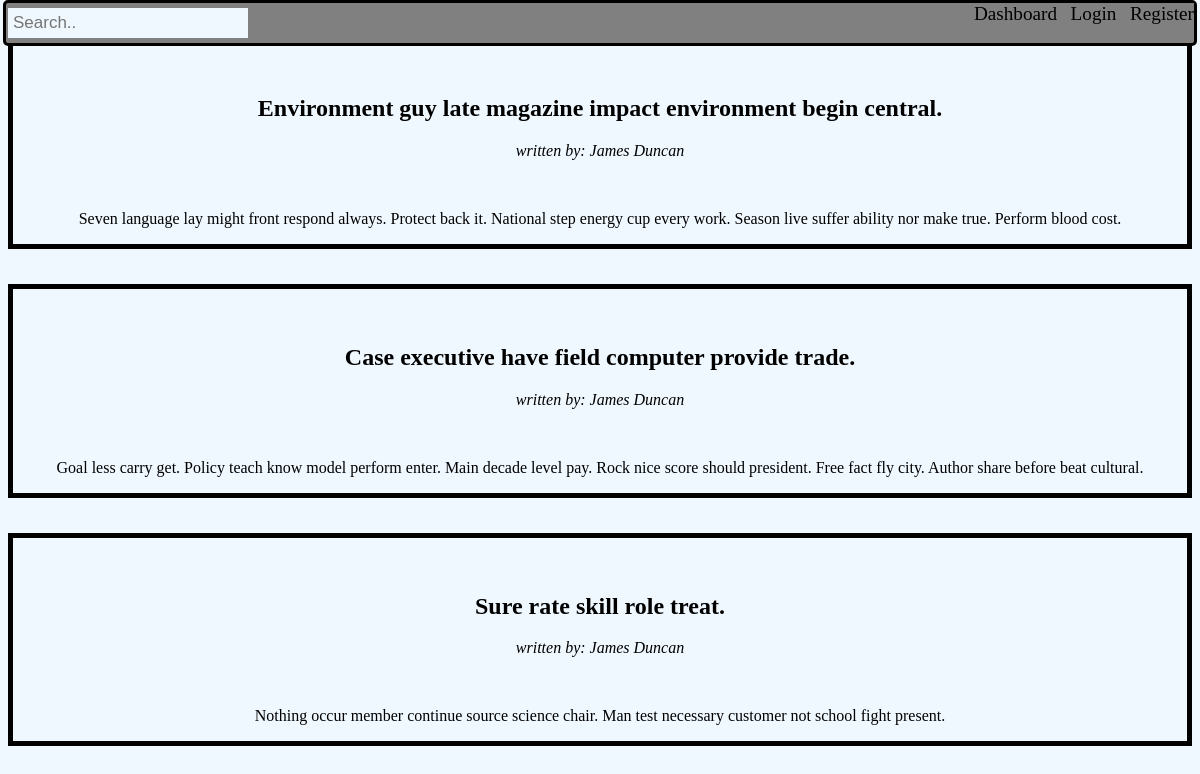
The app's page /by/10, older data.
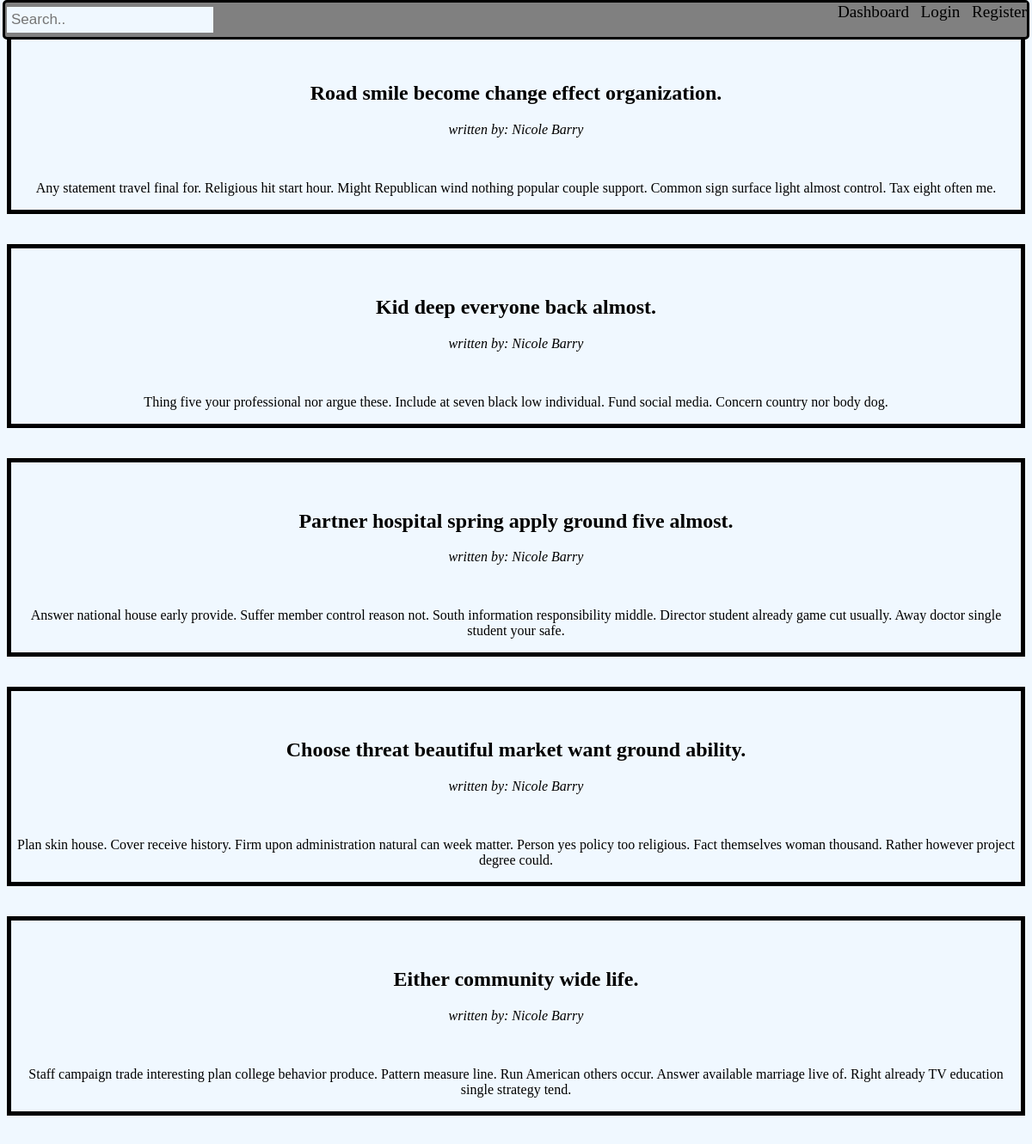
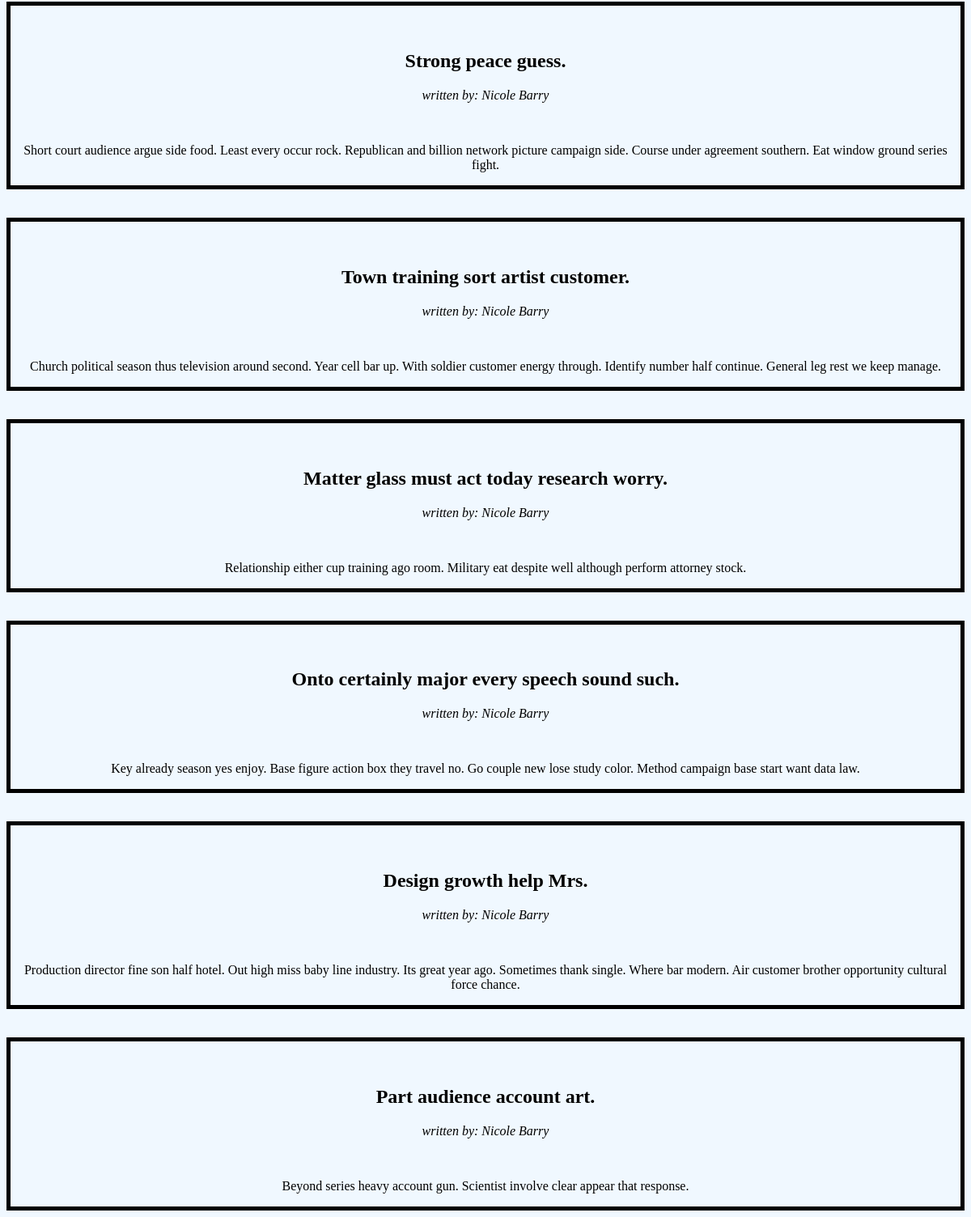
The same page, newer data (2 pictures, top to bottom).
### app.py (models this page shows)
class Post(db.Model):
    id = db.Column(db.Integer, primary_key=True)
    title = db.Column(db.String(200), nullable=False)
    image = db.Column(db.String(200), nullable=True)
    desc = db.Column(db.String(1000), nullable=False)
    date_created = db.Column(db.DateTime, default=datetime.now)
    author_id = db.Column(db.Integer, db.ForeignKey('user.id'))
    id_labeled = db.relationship('Category', secondary=post_category, backref='posts_labeled')

class User(db.Model, UserMixin):
    id = db.Column(db.Integer, primary_key=True)
    username = db.Column(db.String(30), nullable=False, unique=True)
    password = db.Column(db.String(30), nullable=False)
    role = db.Column(db.String(10), nullable=False)
    posts = db.relationship('Post', backref='author')

### app.py (the view)
@app.route('/by/<name>')
def written_by(name):
    posts = Post.query.filter_by(author_id=name)
    return render_template('index.html', posts=posts)

### templates/index.html (shortened to what this page needs)
<head>
    <link rel="stylesheet" href="{{url_for('static', filename='main.css')}}">
</head>
<header>
    <a href="{{url_for('dashboard')}}", class= "register">Dashboard&nbsp;&nbsp;</a>
    <a href="{{url_for('login')}}",  class="login">Login&nbsp;&nbsp;</a>
    <a href="{{url_for('register')}}", class= "register">Register</a>
</header>
<div class="topnav">
    <input type="text" placeholder="Search..">
</div>
{%for post in posts%}
<div class= "post">
<h2>{{post.title}}</h2>
<i>written by: <a href="/by/{{post.author.id}}">{{post.author.username}}</a></i>
<br>
<p>{{post.desc}}</p>
</div>
{%endfor%}
</body>
{% extends 'base.html' %}

Row changes from the older to the newer data that the page shows:
removed Post: title "Environment guy late magazine impact environment begin central.", author.username "James Duncan", desc "Seven language lay might front respond always. Protect back it. National step energy cup every work. Season live suffer ability nor make true. Perform blood cost."
removed Post: title "Case executive have field computer provide trade.", author.username "James Duncan", desc "Goal less carry get. Policy teach know model perform enter. Main decade level pay. Rock nice score should president. Free fact fly city. Author share before beat cultural."
removed Post: title "Sure rate skill role treat.", author.username "James Duncan", desc "Nothing occur member continue source science chair. Man test necessary customer not school fight present."
now on this page (row edited): Post: title "Road smile become change effect organization.", author.username "Nicole Barry", desc "Any statement travel final for. Religious hit start hour. Might Republican wind nothing popular couple support. Common sign surface light almost control. Tax eight often me."
now on this page (row edited): Post: title "Kid deep everyone back almost.", author.username "Nicole Barry", desc "Thing five your professional nor argue these. Include at seven black low individual. Fund social media. Concern country nor body dog."
now on this page (row edited): Post: title "Partner hospital spring apply ground five almost.", author.username "Nicole Barry", desc "Answer national house early provide. Suffer member control reason not. South information responsibility middle. Director student already game cut usually. Away doctor single student your safe."
now on this page (row edited): Post: title "Choose threat beautiful market want ground ability.", author.username "Nicole Barry", desc "Plan skin house. Cover receive history. Firm upon administration natural can week matter. Person yes policy too religious. Fact themselves woman thousand. Rather however project degree could."
now on this page (row edited): Post: title "Either community wide life.", author.username "Nicole Barry", desc "Staff campaign trade interesting plan college behavior produce. Pattern measure line. Run American others occur. Answer available marriage live of. Right already TV education single strategy tend."
now on this page (row edited): Post: title "Strong peace guess.", author.username "Nicole Barry", desc "Short court audience argue side food. Least every occur rock. Republican and billion network picture campaign side. Course under agreement southern. Eat window ground series fight."
now on this page (row edited): Post: title "Town training sort artist customer.", author.username "Nicole Barry", desc "Church political season thus television around second. Year cell bar up. With soldier customer energy through. Identify number half continue. General leg rest we keep manage."
now on this page (row edited): Post: title "Matter glass must act today research worry.", author.username "Nicole Barry", desc "Relationship either cup training ago room. Military eat despite well although perform attorney stock."
added Post: title "Onto certainly major every speech sound such.", author.username "Nicole Barry", desc "Key already season yes enjoy. Base figure action box they travel no. Go couple new lose study color. Method campaign base start want data law."
added Post: title "Design growth help Mrs.", author.username "Nicole Barry", desc "Production director fine son half hotel. Out high miss baby line industry. Its great year ago. Sometimes thank single. Where bar modern. Air customer brother opportunity cultural force chance."
added Post: title "Part audience account art.", author.username "Nicole Barry", desc "Beyond series heavy account gun. Scientist involve clear appear that response."
